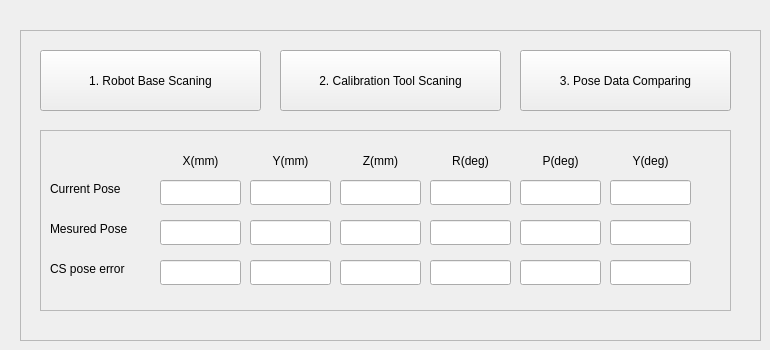
   <widget class="QWidget" name="tab_3">
    <attribute name="title">
     <string>DH Check</string>
    </attribute>
    <widget class="QFrame" name="frame_8">
     <property name="geometry">
      <rect>
       <x>20</x>
       <y>30</y>
       <width>741</width>
       <height>311</height>
      </rect>
     </property>
     <property name="frameShape">
      <enum>QFrame::StyledPanel</enum>
     </property>
     <property name="frameShadow">
      <enum>QFrame::Raised</enum>
     </property>
     <widget class="QPushButton" name="pushButton_cal_check">
      <property name="geometry">
       <rect>
        <x>260</x>
        <y>20</y>
        <width>221</width>
        <height>61</height>
       </rect>
      </property>
      <property name="text">
       <string>2. Calibration Tool Scaning</string>
      </property>
     </widget>
     <widget class="QPushButton" name="pushButton_capture_base_2">
      <property name="geometry">
       <rect>
        <x>20</x>
        <y>20</y>
        <width>221</width>
        <height>61</height>
       </rect>
      </property>
      <property name="text">
       <string>1. Robot Base Scaning</string>
      </property>
     </widget>
     <widget class="QFrame" name="frame_9">
      <property name="geometry">
       <rect>
        <x>20</x>
        <y>100</y>
        <width>691</width>
        <height>181</height>
       </rect>
      </property>
      <property name="frameShape">
       <enum>QFrame::StyledPanel</enum>
      </property>
      <property name="frameShadow">
       <enum>QFrame::Raised</enum>
      </property>
      <widget class="QLabel" name="label_14">
       <property name="geometry">
        <rect>
         <x>230</x>
         <y>20</y>
         <width>41</width>
         <height>21</height>
        </rect>
       </property>
       <property name="text">
        <string>Y(mm)</string>
       </property>
       <property name="alignment">
        <set>Qt::AlignCenter</set>
       </property>
      </widget>
      <widget class="QLabel" name="label_12">
       <property name="geometry">
        <rect>
         <x>10</x>
         <y>90</y>
         <width>101</width>
         <height>17</height>
        </rect>
       </property>
       <property name="text">
        <string>Mesured Pose</string>
       </property>
      </widget>
      <widget class="QLineEdit" name="lineEdit_cur_x">
       <property name="geometry">
        <rect>
         <x>120</x>
         <y>50</y>
         <width>81</width>
         <height>25</height>
        </rect>
       </property>
      </widget>
      <widget class="QLabel" name="label_5">
       <property name="geometry">
        <rect>
         <x>10</x>
         <y>130</y>
         <width>101</width>
         <height>17</height>
        </rect>
       </property>
       <property name="text">
        <string>CS pose error</string>
       </property>
      </widget>
      <widget class="QLabel" name="label_13">
       <property name="geometry">
        <rect>
         <x>140</x>
         <y>20</y>
         <width>41</width>
         <height>21</height>
        </rect>
       </property>
       <property name="text">
        <string>X(mm)</string>
       </property>
       <property name="alignment">
        <set>Qt::AlignCenter</set>
       </property>
      </widget>
      <widget class="QLineEdit" name="lineEdit_cur_y">
       <property name="geometry">
        <rect>
         <x>210</x>
         <y>50</y>
         <width>81</width>
         <height>25</height>
        </rect>
       </property>
      </widget>
      <widget class="QLabel" name="label_11">
       <property name="geometry">
        <rect>
         <x>10</x>
         <y>50</y>
         <width>101</width>
         <height>17</height>
        </rect>
       </property>
       <property name="text">
        <string>Current Pose</string>
       </property>
      </widget>
      <widget class="QLineEdit" name="lineEdit_mes_x">
       <property name="geometry">
        <rect>
         <x>120</x>
         <y>90</y>
         <width>81</width>
         <height>25</height>
        </rect>
       </property>
      </widget>
      <widget class="QLineEdit" name="lineEdit_err_x">
       <property name="geometry">
        <rect>
         <x>120</x>
         <y>130</y>
         <width>81</width>
         <height>25</height>
        </rect>
       </property>
      </widget>
      <widget class="QLineEdit" name="lineEdit_err_y">
       <property name="geometry">
        <rect>
         <x>210</x>
         <y>130</y>
         <width>81</width>
         <height>25</height>
        </rect>
       </property>
      </widget>
      <widget class="QLineEdit" name="lineEdit_mes_y">
       <property name="geometry">
        <rect>
         <x>210</x>
         <y>90</y>
         <width>81</width>
         <height>25</height>
        </rect>
       </property>
      </widget>
      <widget class="QLineEdit" name="lineEdit_err_r">
       <property name="geometry">
        <rect>
         <x>390</x>
         <y>130</y>
         <width>81</width>
         <height>25</height>
        </rect>
       </property>
      </widget>
      <widget class="QLineEdit" name="lineEdit_cur_z">
       <property name="geometry">
        <rect>
         <x>300</x>
         <y>50</y>
         <width>81</width>
         <height>25</height>
        </rect>
       </property>
      </widget>
      <widget class="QLineEdit" name="lineEdit_err_z">
       <property name="geometry">
        <rect>
         <x>300</x>
         <y>130</y>
         <width>81</width>
         <height>25</height>
        </rect>
       </property>
      </widget>
      <widget class="QLabel" name="label_15">
       <property name="geometry">
        <rect>
         <x>320</x>
         <y>20</y>
         <width>41</width>
         <height>21</height>
        </rect>
       </property>
       <property name="text">
        <string>Z(mm)</string>
       </property>
       <property name="alignment">
        <set>Qt::AlignCenter</set>
       </property>
      </widget>
      <widget class="QLabel" name="label_16">
       <property name="geometry">
        <rect>
         <x>400</x>
         <y>20</y>
         <width>61</width>
         <height>21</height>
        </rect>
       </property>
       <property name="text">
        <string>R(deg)</string>
       </property>
       <property name="alignment">
        <set>Qt::AlignCenter</set>
       </property>
      </widget>
      <widget class="QLineEdit" name="lineEdit_cur_r">
       <property name="geometry">
        <rect>
         <x>390</x>
         <y>50</y>
         <width>81</width>
         <height>25</height>
        </rect>
       </property>
      </widget>
      <widget class="QLineEdit" name="lineEdit_mes_z">
       <property name="geometry">
        <rect>
         <x>300</x>
         <y>90</y>
         <width>81</width>
         <height>25</height>
        </rect>
       </property>
      </widget>
      <widget class="QLineEdit" name="lineEdit_mes_r">
       <property name="geometry">
        <rect>
         <x>390</x>
         <y>90</y>
         <width>81</width>
         <height>25</height>
        </rect>
       </property>
      </widget>
      <widget class="QLineEdit" name="lineEdit_mes_p">
       <property name="geometry">
        <rect>
         <x>480</x>
         <y>90</y>
         <width>81</width>
         <height>25</height>
        </rect>
       </property>
      </widget>
      <widget class="QLineEdit" name="lineEdit_cur_p">
       <property name="geometry">
        <rect>
         <x>480</x>
         <y>50</y>
         <width>81</width>
         <height>25</height>
        </rect>
       </property>
      </widget>
      <widget class="QLabel" name="label_17">
       <property name="geometry">
        <rect>
         <x>490</x>
         <y>20</y>
         <width>61</width>
         <height>21</height>
        </rect>
       </property>
       <property name="text">
        <string>P(deg)</string>
       </property>
       <property name="alignment">
        <set>Qt::AlignCenter</set>
       </property>
      </widget>
      <widget class="QLineEdit" name="lineEdit_err_p">
       <property name="geometry">
        <rect>
         <x>480</x>
         <y>130</y>
         <width>81</width>
         <height>25</height>
        </rect>
       </property>
      </widget>
      <widget class="QLineEdit" name="lineEdit_mes_y_2">
       <property name="geometry">
        <rect>
         <x>570</x>
         <y>90</y>
         <width>81</width>
         <height>25</height>
        </rect>
       </property>
      </widget>
      <widget class="QLineEdit" name="lineEdit_cur_y_2">
       <property name="geometry">
        <rect>
         <x>570</x>
         <y>50</y>
         <width>81</width>
         <height>25</height>
        </rect>
       </property>
      </widget>
      <widget class="QLabel" name="label_18">
       <property name="geometry">
        <rect>
         <x>580</x>
         <y>20</y>
         <width>61</width>
         <height>21</height>
        </rect>
       </property>
       <property name="text">
        <string>Y(deg)</string>
       </property>
       <property name="alignment">
        <set>Qt::AlignCenter</set>
       </property>
      </widget>
      <widget class="QLineEdit" name="lineEdit_err_y_2">
       <property name="geometry">
        <rect>
         <x>570</x>
         <y>130</y>
         <width>81</width>
         <height>25</height>
        </rect>
       </property>
      </widget>
     </widget>
     <widget class="QPushButton" name="pushButton_refresh">
      <property name="geometry">
       <rect>
        <x>500</x>
        <y>20</y>
        <width>211</width>
        <height>61</height>
       </rect>
      </property>
      <property name="text">
       <string>3. Pose Data Comparing</string>
      </property>
     </widget>
    </widget>
   </widget>
